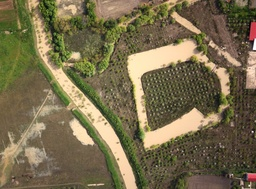
#> input picture Input_Images/DSC05043r.jpg, 256 x 189 px, shrunk from 955 x 706 before the run, found by its file name
$ python mask_range.py
#> lines starting #> are read from the running program, lines starting #| are printed output that depends on the picture
import cv2

fileName = "../Imagini_Input/Train_Images/DSC05043r.jpg"

black_white = 0
red_green_blue = 1

def readImage(name, colorType):
#> called with colorType = 0
    img = cv2.imread(name, colorType)
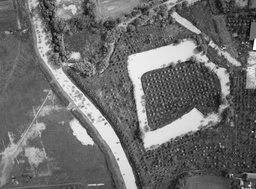
#> img: shape (189, 256); min 1, max 255, mean 108.9
    return img

def writeImage(fileName, file):
    cv2.imwrite(fileName, file)

img = readImage(fileName, black_white)

prag_1 = 50
prag_2 = 100
prag_3 = 150
prag_4 = 200
prag_5 = 255

range_i, range_j = img.shape
#> range_i = 189; range_j = 256

for i in range(range_i):
    for j in range(range_j):
        if img[i][j] >= 0 and img[i][j] < prag_1:
            img[i][j] = 25
        if img[i][j] >= prag_1 and img[i][j] < prag_2:
            img[i][j] = 75
        if img[i][j] >= prag_2 and img[i][j] < prag_3:
            img[i][j] = 125
        if img[i][j] >= prag_3 and img[i][j] < prag_4:
            img[i][j] = 175
        if img[i][j] >= prag_4 and img[i][j] < prag_5:
            img[i][j] = 225
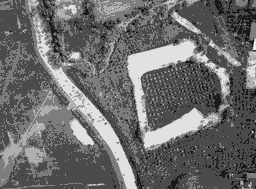
#> img: shape (189, 256); min 25, max 255, mean 108.6

writeImage("binary_mask.bmp", img)


'''
import matplotlib.pyplot as plt
from sklearn.cluster import KMeans
fileName = "../Imagini_Input/Train_Images/DSC05043r.jpg"

pic = plt.imread(fileName)/255

pic_reshape = pic.reshape(pic.shape[0]*pic.shape[1], pic.shape[2])

kmeans = KMeans(n_clusters=5, random_state=0).fit(pic_reshape)

output_img = kmeans.cluster_centers_[kmeans.labels_]

cluster_pic = output_img.reshape(pic.shape[0], pic.shape[1], pic.shape[2])

plt.imshow(cluster_pic)

plt.savefig("cluster_image.png", dpi = 300)

'''
